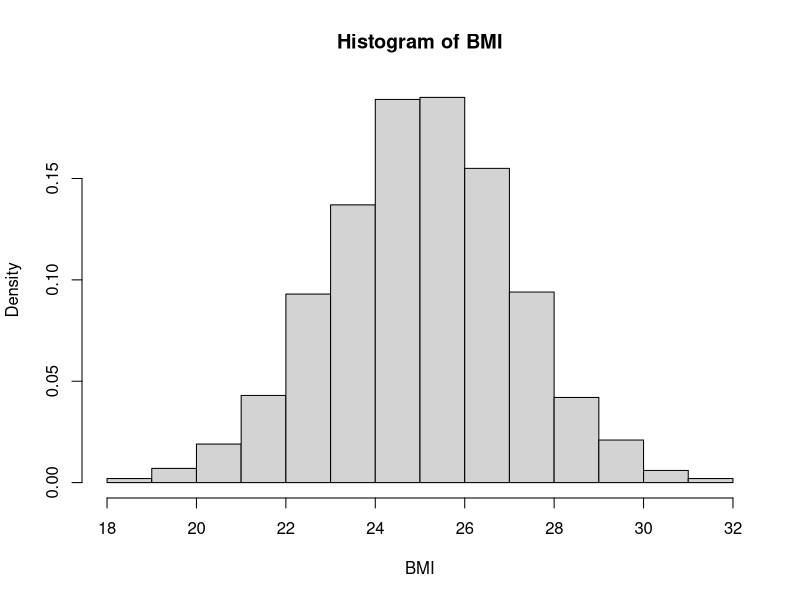
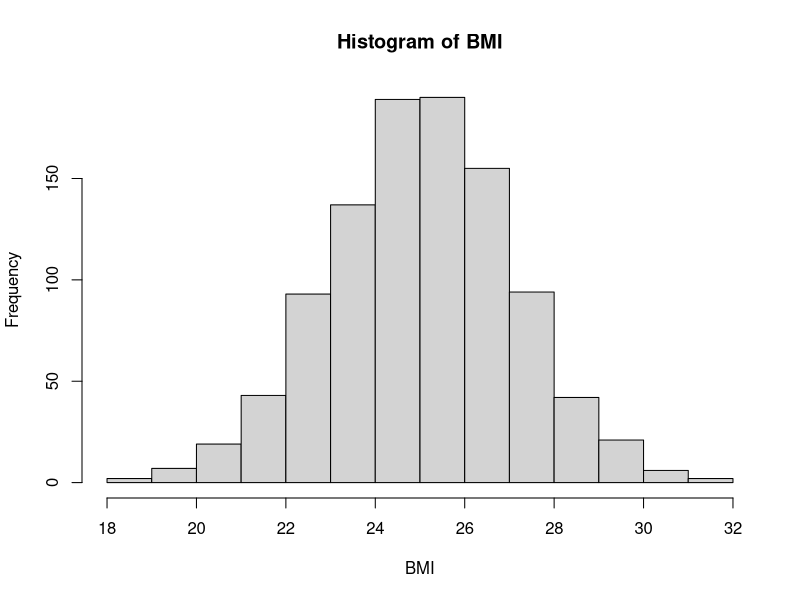
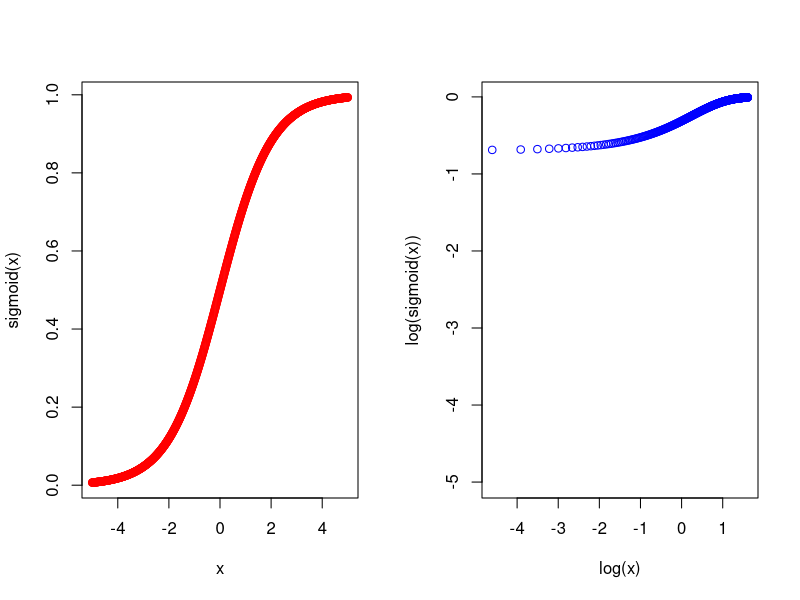

The R script that drew these images, in order:

### 
x <- system.file("README")
print(x)
set.seed(100)
BMI <- rnorm(1000,m=25,sd=2)
print(BMI)
hist(BMI,freq=F)
histinfo <- hist(BMI)
histinfo

### sigmoid function
sigmoid = function(x){
  1 / (1 + exp(-x))
}

x <- seq(-5,5,0.01)
x
par(mfrow=c(1,2))
plot(x,sigmoid(x),col='red')
plot(log(x),log(sigmoid(x)),col='blue')
par(mfrow=c(1,1))
